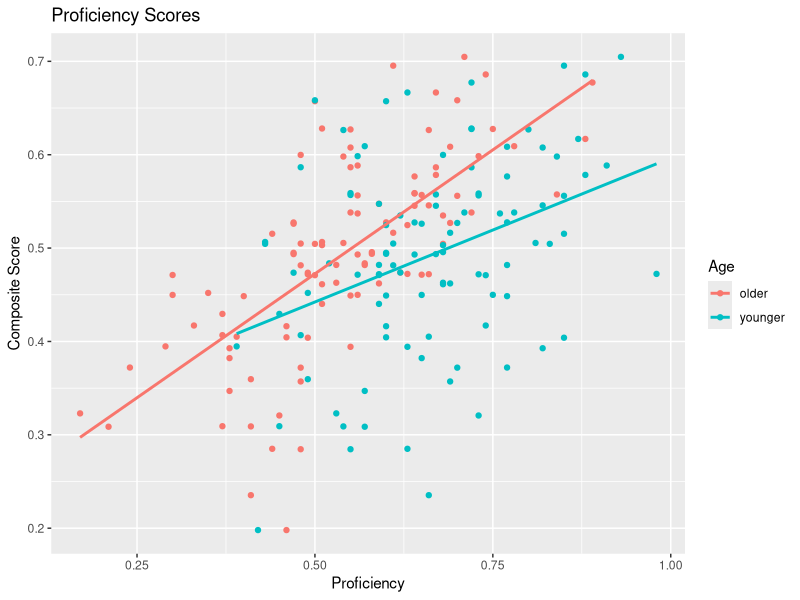
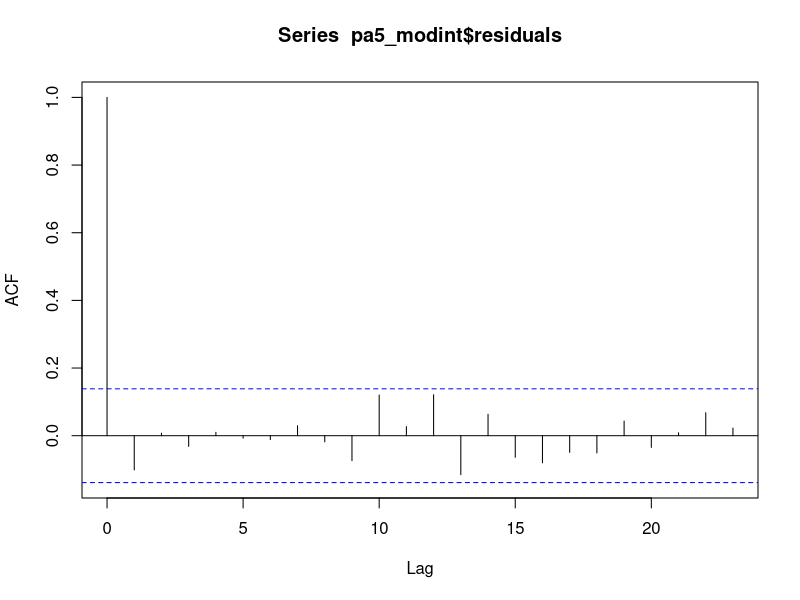
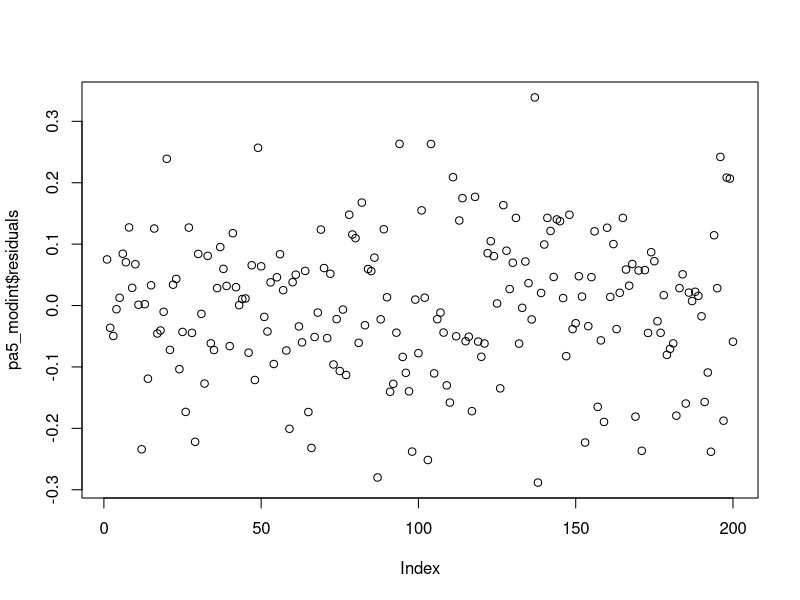

Write R code to recreate these figures, in order.
## ---- chunk 1
knitr::opts_chunk$set(echo = TRUE)
## ---- chunk 2
library(tidyverse)
pa5_data <- read_csv("./data_raw/lang_data_raw.csv")
head(pa5_data)
## ---- chunk 3
pa5_tidy <- pa5_data %>% #rename the tidy dataset
  separate(., col = id, into = c('id', 'gender', 'age'), sep = "_") #separate columns
head(pa5_tidy) #view first 6 lines of resulting tidy data set
## ---- chunk 4
pa5_comp <- pa5_tidy %>%
 mutate(., composite_score = (log(iq / 80) + log(motivation))) #create new column with composite score using mutate() (https://www.jvcasillas.com/ru_teaching/ru_spanish_589/589_01_s2018/slides/05_lm/05_model_tuning/index.html#50)
head(pa5_comp) #view first 6 lines
## ---- chunk 5
pa5_stat <- pa5_comp %>%
  select(., -id, -gender, -age)
  summary(pa5_stat)
## ---- chunk 6
pa5_comp %>%
  ggplot(., aes(x = prof, y = composite_score, color = age)) +
  labs(x = "Proficiency", y = "Composite Score", color = "Age", title = "Proficiency Scores") +
  geom_point() +
  geom_smooth(method = lm, se = FALSE)
## ---- chunk 7
pa5_mod <- lm(prof ~ age * composite_score, data = pa5_comp)
summary(pa5_mod) #tests main effects of younger age, composite score,  and the interaction between the two
## ---- chunk 8
pa5_modint <- lm(prof ~ age:composite_score, data = pa5_comp)
summary(pa5_modint) #tests interactions between composite score and age for both older and younger participants
## ---- chunk 9
acf(pa5_modint$residuals)
## ---- chunk 10
plot(pa5_modint$residuals)
